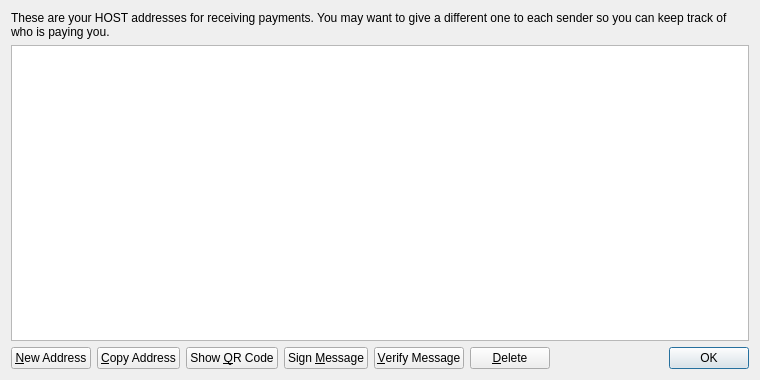
<?xml version="1.0" encoding="UTF-8"?>
<ui version="4.0">
 <class>AddressBookPage</class>
 <widget class="QWidget" name="AddressBookPage">
  <property name="geometry">
   <rect>
    <x>0</x>
    <y>0</y>
    <width>760</width>
    <height>380</height>
   </rect>
  </property>
  <property name="windowTitle">
   <string>Address Book</string>
  </property>
  <layout class="QVBoxLayout" name="verticalLayout">
   <item>
    <widget class="QLabel" name="labelExplanation">
     <property name="text">
      <string>These are your HOST addresses for receiving payments. You may want to give a different one to each sender so you can keep track of who is paying you.</string>
     </property>
     <property name="textFormat">
      <enum>Qt::PlainText</enum>
     </property>
     <property name="wordWrap">
      <bool>true</bool>
     </property>
    </widget>
   </item>
   <item>
    <widget class="QTableView" name="tableView">
     <property name="contextMenuPolicy">
      <enum>Qt::CustomContextMenu</enum>
     </property>
     <property name="toolTip">
      <string>Double-click to edit address or label</string>
     </property>
     <property name="tabKeyNavigation">
      <bool>false</bool>
     </property>
     <property name="alternatingRowColors">
      <bool>true</bool>
     </property>
     <property name="selectionMode">
      <enum>QAbstractItemView::SingleSelection</enum>
     </property>
     <property name="selectionBehavior">
      <enum>QAbstractItemView::SelectRows</enum>
     </property>
     <property name="sortingEnabled">
      <bool>true</bool>
     </property>
     <attribute name="verticalHeaderVisible">
      <bool>false</bool>
     </attribute>
    </widget>
   </item>
   <item>
    <layout class="QHBoxLayout" name="horizontalLayout">
     <item>
      <widget class="QPushButton" name="newAddressButton">
       <property name="toolTip">
        <string>Create a new address</string>
       </property>
       <property name="text">
        <string>&amp;New Address</string>
       </property>
       <property name="icon">
        <iconset resource="../bitcoin.qrc">
         <normaloff>:/icons/add</normaloff>:/icons/add</iconset>
       </property>
      </widget>
     </item>
     <item>
      <widget class="QPushButton" name="copyToClipboard">
       <property name="toolTip">
        <string>Copy the currently selected address to the system clipboard</string>
       </property>
       <property name="text">
        <string>&amp;Copy Address</string>
       </property>
       <property name="icon">
        <iconset resource="../bitcoin.qrc">
         <normaloff>:/icons/editcopy</normaloff>:/icons/editcopy</iconset>
       </property>
      </widget>
     </item>
     <item>
      <widget class="QPushButton" name="showQRCode">
       <property name="text">
        <string>Show &amp;QR Code</string>
       </property>
       <property name="icon">
        <iconset resource="../bitcoin.qrc">
         <normaloff>:/icons/qrcode</normaloff>:/icons/qrcode</iconset>
       </property>
      </widget>
     </item>
     <item>
      <widget class="QPushButton" name="signMessage">
       <property name="toolTip">
        <string>Sign a message to prove you own a HOST address</string>
       </property>
       <property name="text">
        <string>Sign &amp;Message</string>
       </property>
       <property name="icon">
        <iconset resource="../bitcoin.qrc">
         <normaloff>:/icons/edit</normaloff>:/icons/edit</iconset>
       </property>
      </widget>
     </item>
     <item>
      <widget class="QPushButton" name="verifyMessage">
       <property name="toolTip">
        <string>Verify a message to ensure it was signed with a specified HOST address</string>
       </property>
       <property name="text">
        <string>&amp;Verify Message</string>
       </property>
       <property name="icon">
        <iconset resource="../bitcoin.qrc">
         <normaloff>:/icons/transaction_0</normaloff>:/icons/transaction_0</iconset>
       </property>
      </widget>
     </item>
     <item>
      <widget class="QPushButton" name="deleteButton">
       <property name="toolTip">
        <string>Delete the currently selected address from the list</string>
       </property>
       <property name="text">
        <string>&amp;Delete</string>
       </property>
       <property name="icon">
        <iconset resource="../bitcoin.qrc">
         <normaloff>:/icons/remove</normaloff>:/icons/remove</iconset>
       </property>
      </widget>
     </item>
     <item>
      <spacer name="horizontalSpacer">
       <property name="orientation">
        <enum>Qt::Horizontal</enum>
       </property>
       <property name="sizeHint" stdset="0">
        <size>
         <width>40</width>
         <height>20</height>
        </size>
       </property>
      </spacer>
     </item>
     <item>
      <widget class="QDialogButtonBox" name="buttonBox">
       <property name="sizePolicy">
        <sizepolicy hsizetype="Maximum" vsizetype="Fixed">
         <horstretch>0</horstretch>
         <verstretch>0</verstretch>
        </sizepolicy>
       </property>
       <property name="standardButtons">
        <set>QDialogButtonBox::Ok</set>
       </property>
      </widget>
     </item>
    </layout>
   </item>
  </layout>
 </widget>
 <resources>
  <include location="../bitcoin.qrc"/>
 </resources>
 <connections/>
</ui>
